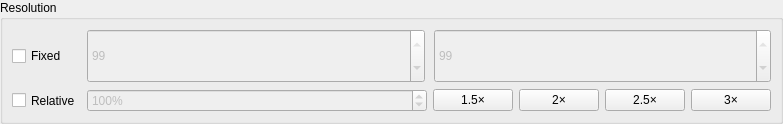
<?xml version="1.0" encoding="UTF-8"?>
<ui version="4.0">
 <class>control_panel::output::Size</class>
 <widget class="QWidget" name="ControlPanel_Output_Size">
  <property name="geometry">
   <rect>
    <x>0</x>
    <y>0</y>
    <width>783</width>
    <height>124</height>
   </rect>
  </property>
  <property name="focusPolicy">
   <enum>Qt::ClickFocus</enum>
  </property>
  <property name="windowTitle">
   <string>Dialog</string>
  </property>
  <layout class="QVBoxLayout" name="verticalLayout">
   <property name="spacing">
    <number>9</number>
   </property>
   <property name="leftMargin">
    <number>0</number>
   </property>
   <property name="topMargin">
    <number>0</number>
   </property>
   <property name="rightMargin">
    <number>0</number>
   </property>
   <property name="bottomMargin">
    <number>0</number>
   </property>
   <item>
    <widget class="QGroupBox" name="groupBox">
     <property name="title">
      <string>Resolution</string>
     </property>
     <layout class="QGridLayout" name="gridLayout">
      <item row="0" column="0">
       <widget class="QCheckBox" name="checkBox_forceOutputRes">
        <property name="enabled">
         <bool>true</bool>
        </property>
        <property name="sizePolicy">
         <sizepolicy hsizetype="Maximum" vsizetype="Preferred">
          <horstretch>0</horstretch>
          <verstretch>0</verstretch>
         </sizepolicy>
        </property>
        <property name="text">
         <string>Fixed</string>
        </property>
       </widget>
      </item>
      <item row="0" column="1">
       <layout class="QHBoxLayout" name="horizontalLayout">
        <property name="spacing">
         <number>9</number>
        </property>
        <item>
         <widget class="QSpinBox" name="spinBox_outputResX">
          <property name="enabled">
           <bool>false</bool>
          </property>
          <property name="sizePolicy">
           <sizepolicy hsizetype="Preferred" vsizetype="Preferred">
            <horstretch>0</horstretch>
            <verstretch>0</verstretch>
           </sizepolicy>
          </property>
          <property name="minimum">
           <number>1</number>
          </property>
          <property name="value">
           <number>99</number>
          </property>
         </widget>
        </item>
        <item>
         <widget class="QSpinBox" name="spinBox_outputResY">
          <property name="enabled">
           <bool>false</bool>
          </property>
          <property name="sizePolicy">
           <sizepolicy hsizetype="Preferred" vsizetype="Preferred">
            <horstretch>0</horstretch>
            <verstretch>0</verstretch>
           </sizepolicy>
          </property>
          <property name="minimum">
           <number>1</number>
          </property>
          <property name="value">
           <number>99</number>
          </property>
         </widget>
        </item>
       </layout>
      </item>
      <item row="1" column="0">
       <widget class="QCheckBox" name="checkBox_forceOutputScale">
        <property name="sizePolicy">
         <sizepolicy hsizetype="Maximum" vsizetype="Preferred">
          <horstretch>0</horstretch>
          <verstretch>0</verstretch>
         </sizepolicy>
        </property>
        <property name="text">
         <string>Relative</string>
        </property>
       </widget>
      </item>
      <item row="1" column="1">
       <layout class="QHBoxLayout" name="horizontalLayout_2" stretch="10,0,0,0,0">
        <item>
         <widget class="QSpinBox" name="spinBox_outputScale">
          <property name="enabled">
           <bool>false</bool>
          </property>
          <property name="sizePolicy">
           <sizepolicy hsizetype="Minimum" vsizetype="Preferred">
            <horstretch>0</horstretch>
            <verstretch>0</verstretch>
           </sizepolicy>
          </property>
          <property name="suffix">
           <string>%</string>
          </property>
          <property name="minimum">
           <number>10</number>
          </property>
          <property name="maximum">
           <number>1000</number>
          </property>
          <property name="singleStep">
           <number>10</number>
          </property>
          <property name="value">
           <number>100</number>
          </property>
         </widget>
        </item>
        <item>
         <widget class="QPushButton" name="pushButton_1_5x">
          <property name="sizePolicy">
           <sizepolicy hsizetype="Maximum" vsizetype="Fixed">
            <horstretch>0</horstretch>
            <verstretch>0</verstretch>
           </sizepolicy>
          </property>
          <property name="text">
           <string>1.5×</string>
          </property>
         </widget>
        </item>
        <item>
         <widget class="QPushButton" name="pushButton_2x">
          <property name="sizePolicy">
           <sizepolicy hsizetype="Maximum" vsizetype="Fixed">
            <horstretch>0</horstretch>
            <verstretch>0</verstretch>
           </sizepolicy>
          </property>
          <property name="text">
           <string>2×</string>
          </property>
         </widget>
        </item>
        <item>
         <widget class="QPushButton" name="pushButton_2_5x">
          <property name="sizePolicy">
           <sizepolicy hsizetype="Maximum" vsizetype="Fixed">
            <horstretch>0</horstretch>
            <verstretch>0</verstretch>
           </sizepolicy>
          </property>
          <property name="text">
           <string>2.5×</string>
          </property>
         </widget>
        </item>
        <item>
         <widget class="QPushButton" name="pushButton_3x">
          <property name="sizePolicy">
           <sizepolicy hsizetype="Maximum" vsizetype="Fixed">
            <horstretch>0</horstretch>
            <verstretch>0</verstretch>
           </sizepolicy>
          </property>
          <property name="text">
           <string>3×</string>
          </property>
         </widget>
        </item>
       </layout>
      </item>
     </layout>
    </widget>
   </item>
  </layout>
 </widget>
 <tabstops>
  <tabstop>checkBox_forceOutputRes</tabstop>
  <tabstop>spinBox_outputResX</tabstop>
  <tabstop>spinBox_outputResY</tabstop>
  <tabstop>checkBox_forceOutputScale</tabstop>
  <tabstop>spinBox_outputScale</tabstop>
 </tabstops>
 <resources/>
 <connections/>
</ui>
